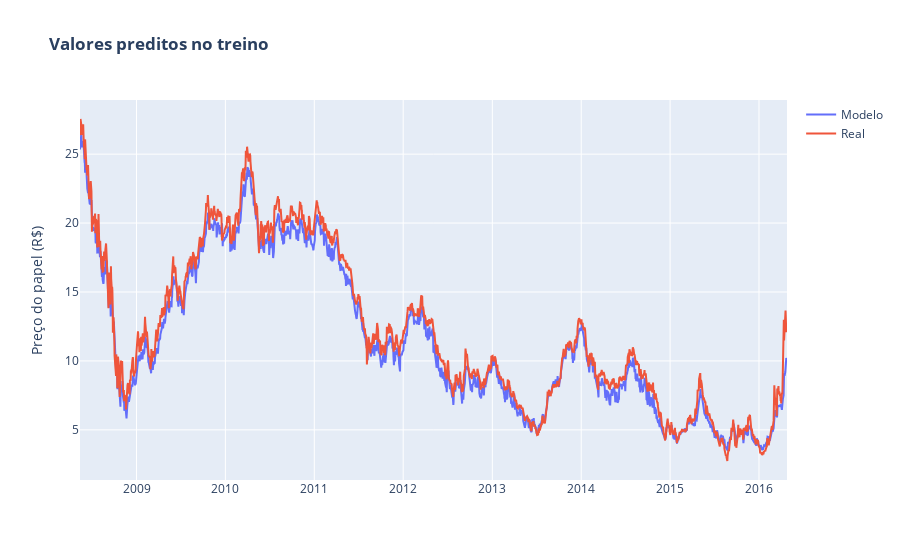

The notebook cell this image was saved under:
### Code cell
fig = go.Figure()

fig.add_trace(go.Scatter(x=pd.to_datetime(train['date']), y= results_train[:,0], name='Modelo'))
fig.add_trace(go.Scatter(x=pd.to_datetime(train['date']), y=y_train, name='Real'))
fig.update_layout(title='<b> Valores preditos no treino </b>')
fig.update_yaxes(title_text='Preço do papel (R$)')
fig.show()

### Figure 1 — Plotly figure (JSON) as saved in the notebook; plotly's stock layout.template omitted (floating-point values rounded to 4 significant figures; data arrays with more than 128 entries replaced by an {"elided": "..."} marker saying what was removed)
{"data": [{"name": "Modelo", "type": "scatter", "x": {"elided": "1965 str values"}, "y": {"elided": "1965 float values"}}, {"name": "Real", "type": "scatter", "x": {"elided": "1965 str values"}, "y": {"elided": "1965 float values"}}], "layout": {"title": {"text": "<b> Valores preditos no treino </b>"}, "yaxis": {"title": {"text": "Preço do papel (R$)"}}}}
